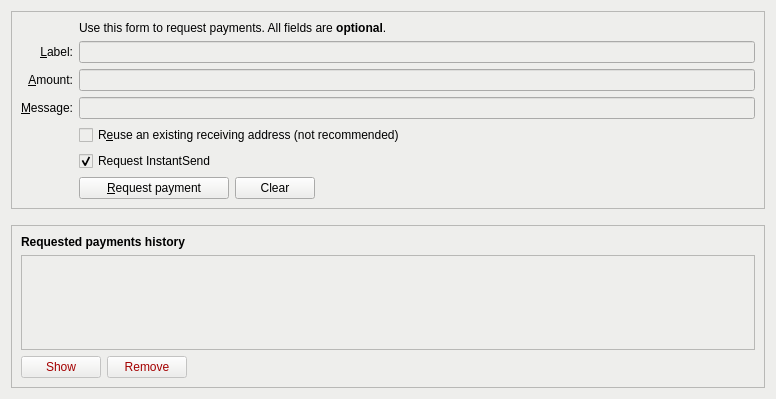
<?xml version="1.0" encoding="UTF-8"?>
<ui version="4.0">
 <class>ReceiveCoinsDialog</class>
 <widget class="QWidget" name="ReceiveCoinsDialog">
  <property name="geometry">
   <rect>
    <x>0</x>
    <y>0</y>
    <width>776</width>
    <height>399</height>
   </rect>
  </property>
  <property name="styleSheet">
   <string notr="true">background-color: rgb(238, 238, 236);</string>
  </property>
  <layout class="QVBoxLayout" name="verticalLayout" stretch="0,0,1">
   <item>
    <widget class="QFrame" name="frame2">
     <property name="sizePolicy">
      <sizepolicy hsizetype="Preferred" vsizetype="Expanding">
       <horstretch>0</horstretch>
       <verstretch>0</verstretch>
      </sizepolicy>
     </property>
     <property name="frameShape">
      <enum>QFrame::StyledPanel</enum>
     </property>
     <property name="frameShadow">
      <enum>QFrame::Sunken</enum>
     </property>
     <layout class="QVBoxLayout" name="verticalLayout_3">
      <item>
       <layout class="QGridLayout" name="gridLayout">
        <item row="7" column="2">
         <widget class="QCheckBox" name="reuseAddress">
          <property name="toolTip">
           <string>Reuse one of the previously used receiving addresses.&lt;br&gt;Reusing addresses has security and privacy issues.&lt;br&gt;Do not use this unless re-generating a payment request made before.</string>
          </property>
          <property name="text">
           <string>R&amp;euse an existing receiving address (not recommended)</string>
          </property>
         </widget>
        </item>
        <item row="7" column="0">
         <widget class="QLabel" name="label_4">
          <property name="text">
           <string/>
          </property>
         </widget>
        </item>
        <item row="6" column="0">
         <widget class="QLabel" name="label_3">
          <property name="toolTip">
           <string>An optional message to attach to the payment request, which will be displayed when the request is opened. Note: The message will not be sent with the payment over the Super8 network.</string>
          </property>
          <property name="text">
           <string>&amp;Message:</string>
          </property>
          <property name="alignment">
           <set>Qt::AlignRight|Qt::AlignTrailing|Qt::AlignVCenter</set>
          </property>
          <property name="buddy">
           <cstring>reqMessage</cstring>
          </property>
         </widget>
        </item>
        <item row="4" column="2">
         <widget class="QLineEdit" name="reqLabel">
          <property name="toolTip">
           <string>An optional label to associate with the new receiving address.</string>
          </property>
         </widget>
        </item>
        <item row="6" column="2">
         <widget class="QLineEdit" name="reqMessage">
          <property name="toolTip">
           <string>An optional message to attach to the payment request, which will be displayed when the request is opened.&lt;br&gt;Note: The message will not be sent with the payment over the Super8 network.</string>
          </property>
         </widget>
        </item>
        <item row="2" column="2">
         <widget class="QLabel" name="label_5">
          <property name="text">
           <string>Use this form to request payments. All fields are &lt;b&gt;optional&lt;/b&gt;.</string>
          </property>
         </widget>
        </item>
        <item row="4" column="0">
         <widget class="QLabel" name="label_2">
          <property name="toolTip">
           <string>An optional label to associate with the new receiving address.</string>
          </property>
          <property name="text">
           <string>&amp;Label:</string>
          </property>
          <property name="alignment">
           <set>Qt::AlignRight|Qt::AlignTrailing|Qt::AlignVCenter</set>
          </property>
          <property name="buddy">
           <cstring>reqLabel</cstring>
          </property>
         </widget>
        </item>
        <item row="5" column="0">
         <widget class="QLabel" name="label">
          <property name="toolTip">
           <string>An optional amount to request. Leave this empty or zero to not request a specific amount.</string>
          </property>
          <property name="text">
           <string>&amp;Amount:</string>
          </property>
          <property name="alignment">
           <set>Qt::AlignRight|Qt::AlignTrailing|Qt::AlignVCenter</set>
          </property>
          <property name="buddy">
           <cstring>reqAmount</cstring>
          </property>
         </widget>
        </item>
        <item row="5" column="2">
         <widget class="BitcoinAmountField" name="reqAmount">
          <property name="minimumSize">
           <size>
            <width>80</width>
            <height>0</height>
           </size>
          </property>
          <property name="toolTip">
           <string>An optional amount to request. Leave this empty or zero to not request a specific amount.</string>
          </property>
         </widget>
        </item>
        <item row="9" column="2">
         <layout class="QHBoxLayout" name="horizontalLayout">
          <item>
           <widget class="QPushButton" name="receiveButton">
            <property name="minimumSize">
             <size>
              <width>150</width>
              <height>0</height>
             </size>
            </property>
            <property name="text">
             <string>&amp;Request payment</string>
            </property>
           </widget>
          </item>
          <item>
           <widget class="QPushButton" name="clearButton">
            <property name="sizePolicy">
             <sizepolicy hsizetype="Minimum" vsizetype="Fixed">
              <horstretch>0</horstretch>
              <verstretch>0</verstretch>
             </sizepolicy>
            </property>
            <property name="toolTip">
             <string>Clear all fields of the form.</string>
            </property>
            <property name="text">
             <string>Clear</string>
            </property>
            <property name="autoDefault">
             <bool>false</bool>
            </property>
           </widget>
          </item>
          <item>
           <spacer name="horizontalSpacer">
            <property name="orientation">
             <enum>Qt::Horizontal</enum>
            </property>
            <property name="sizeHint" stdset="0">
             <size>
              <width>40</width>
              <height>20</height>
             </size>
            </property>
           </spacer>
          </item>
         </layout>
        </item>
        <item row="9" column="0">
         <widget class="QLabel" name="label_7">
          <property name="text">
           <string/>
          </property>
         </widget>
        </item>
        <item row="8" column="2">
         <widget class="QCheckBox" name="checkUseInstantSend">
          <property name="text">
           <string>Request InstantSend</string>
          </property>
          <property name="checked">
           <bool>true</bool>
          </property>
         </widget>
        </item>
       </layout>
      </item>
     </layout>
    </widget>
   </item>
   <item>
    <spacer name="verticalSpacer_2">
     <property name="orientation">
      <enum>Qt::Vertical</enum>
     </property>
     <property name="sizeHint" stdset="0">
      <size>
       <width>20</width>
       <height>10</height>
      </size>
     </property>
    </spacer>
   </item>
   <item>
    <widget class="QFrame" name="frame">
     <property name="sizePolicy">
      <sizepolicy hsizetype="Preferred" vsizetype="Expanding">
       <horstretch>0</horstretch>
       <verstretch>0</verstretch>
      </sizepolicy>
     </property>
     <property name="frameShape">
      <enum>QFrame::StyledPanel</enum>
     </property>
     <property name="frameShadow">
      <enum>QFrame::Raised</enum>
     </property>
     <layout class="QVBoxLayout" name="verticalLayout_2">
      <item>
       <widget class="QLabel" name="label_6">
        <property name="font">
         <font>
          <weight>75</weight>
          <bold>true</bold>
         </font>
        </property>
        <property name="text">
         <string>Requested payments history</string>
        </property>
       </widget>
      </item>
      <item>
       <widget class="QTableView" name="recentRequestsView">
        <property name="contextMenuPolicy">
         <enum>Qt::CustomContextMenu</enum>
        </property>
        <property name="tabKeyNavigation">
         <bool>false</bool>
        </property>
        <property name="sortingEnabled">
         <bool>true</bool>
        </property>
       </widget>
      </item>
      <item>
       <layout class="QHBoxLayout" name="horizontalLayout_2">
        <item>
         <widget class="QPushButton" name="showRequestButton">
          <property name="enabled">
           <bool>false</bool>
          </property>
          <property name="toolTip">
           <string>Show the selected request (does the same as double clicking an entry)</string>
          </property>
          <property name="styleSheet">
           <string notr="true">color: rgb(164, 0, 0);</string>
          </property>
          <property name="text">
           <string>Show</string>
          </property>
          <property name="autoDefault">
           <bool>false</bool>
          </property>
         </widget>
        </item>
        <item>
         <widget class="QPushButton" name="removeRequestButton">
          <property name="enabled">
           <bool>false</bool>
          </property>
          <property name="toolTip">
           <string>Remove the selected entries from the list</string>
          </property>
          <property name="styleSheet">
           <string notr="true">color: rgb(164, 0, 0);</string>
          </property>
          <property name="text">
           <string>Remove</string>
          </property>
          <property name="autoDefault">
           <bool>false</bool>
          </property>
         </widget>
        </item>
        <item>
         <spacer name="horizontalSpacer_2">
          <property name="orientation">
           <enum>Qt::Horizontal</enum>
          </property>
          <property name="sizeHint" stdset="0">
           <size>
            <width>40</width>
            <height>20</height>
           </size>
          </property>
         </spacer>
        </item>
       </layout>
      </item>
     </layout>
    </widget>
   </item>
  </layout>
 </widget>
 <customwidgets>
  <customwidget>
   <class>BitcoinAmountField</class>
   <extends>QLineEdit</extends>
   <header>bitcoinamountfield.h</header>
   <container>1</container>
  </customwidget>
 </customwidgets>
 <tabstops>
  <tabstop>reqLabel</tabstop>
  <tabstop>reqAmount</tabstop>
  <tabstop>reqMessage</tabstop>
  <tabstop>reuseAddress</tabstop>
  <tabstop>receiveButton</tabstop>
  <tabstop>clearButton</tabstop>
  <tabstop>recentRequestsView</tabstop>
  <tabstop>showRequestButton</tabstop>
  <tabstop>removeRequestButton</tabstop>
 </tabstops>
 <resources>
  <include location="../super8.qrc"/>
 </resources>
 <connections/>
</ui>
